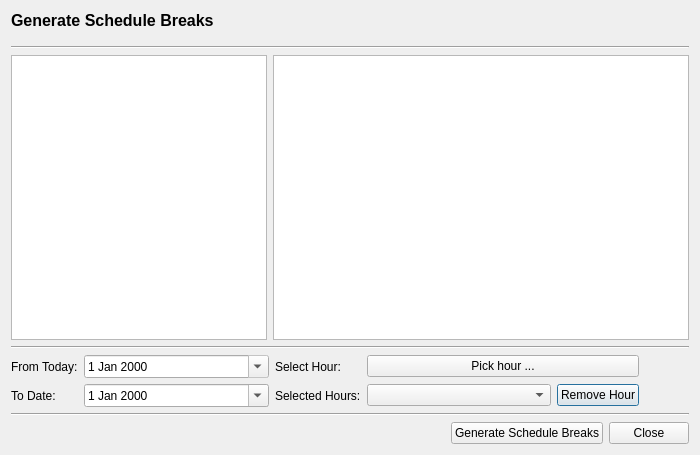
<?xml version="1.0" encoding="UTF-8"?>
<ui version="4.0">
 <class>BreakCreateForm</class>
 <widget class="QDialog" name="BreakCreateForm">
  <property name="geometry">
   <rect>
    <x>0</x>
    <y>0</y>
    <width>700</width>
    <height>455</height>
   </rect>
  </property>
  <property name="minimumSize">
   <size>
    <width>700</width>
    <height>455</height>
   </size>
  </property>
  <property name="windowTitle">
   <string>Dialog</string>
  </property>
  <layout class="QVBoxLayout" name="verticalLayout_3">
   <item>
    <layout class="QHBoxLayout" name="horizontalLayout">
     <property name="bottomMargin">
      <number>10</number>
     </property>
     <item>
      <widget class="QLabel" name="label">
       <property name="font">
        <font>
         <pointsize>12</pointsize>
         <bold>true</bold>
        </font>
       </property>
       <property name="text">
        <string>Generate Schedule Breaks</string>
       </property>
       <property name="textFormat">
        <enum>Qt::RichText</enum>
       </property>
      </widget>
     </item>
    </layout>
   </item>
   <item>
    <widget class="Line" name="line">
     <property name="orientation">
      <enum>Qt::Horizontal</enum>
     </property>
    </widget>
   </item>
   <item>
    <layout class="QGridLayout" name="gridLayout" columnstretch="0,1">
     <item row="0" column="0">
      <layout class="QVBoxLayout" name="verticalLayout">
       <item>
        <widget class="QTableView" name="tvBreakLayouts"/>
       </item>
      </layout>
     </item>
     <item row="0" column="1">
      <layout class="QVBoxLayout" name="verticalLayout_2">
       <item>
        <widget class="QTableView" name="tvBreakLines"/>
       </item>
      </layout>
     </item>
    </layout>
   </item>
   <item>
    <widget class="Line" name="line_3">
     <property name="orientation">
      <enum>Qt::Horizontal</enum>
     </property>
    </widget>
   </item>
   <item>
    <layout class="QGridLayout" name="gridLayout_2" columnstretch="0,1,0,1,0,0">
     <item row="0" column="1">
      <widget class="QDateEdit" name="dtFrom">
       <property name="readOnly">
        <bool>true</bool>
       </property>
       <property name="calendarPopup">
        <bool>true</bool>
       </property>
      </widget>
     </item>
     <item row="0" column="2">
      <widget class="QLabel" name="label_2">
       <property name="text">
        <string>Select Hour:</string>
       </property>
      </widget>
     </item>
     <item row="1" column="1">
      <widget class="QDateEdit" name="dtTo">
       <property name="calendarPopup">
        <bool>true</bool>
       </property>
      </widget>
     </item>
     <item row="1" column="2">
      <widget class="QLabel" name="label_5">
       <property name="text">
        <string>Selected Hours:</string>
       </property>
      </widget>
     </item>
     <item row="0" column="0">
      <widget class="QLabel" name="label_3">
       <property name="text">
        <string>From Today:</string>
       </property>
      </widget>
     </item>
     <item row="1" column="3">
      <widget class="QComboBox" name="cbSelectedHours"/>
     </item>
     <item row="1" column="0">
      <widget class="QLabel" name="label_4">
       <property name="text">
        <string>To Date:</string>
       </property>
      </widget>
     </item>
     <item row="1" column="4">
      <widget class="QPushButton" name="btnRemoveHour">
       <property name="text">
        <string>Remove Hour</string>
       </property>
      </widget>
     </item>
     <item row="0" column="5">
      <spacer name="horizontalSpacer_2">
       <property name="orientation">
        <enum>Qt::Horizontal</enum>
       </property>
       <property name="sizeType">
        <enum>QSizePolicy::Fixed</enum>
       </property>
       <property name="sizeHint" stdset="0">
        <size>
         <width>50</width>
         <height>20</height>
        </size>
       </property>
      </spacer>
     </item>
     <item row="0" column="3" colspan="2">
      <widget class="QPushButton" name="btnAddHour">
       <property name="text">
        <string>Pick hour ...</string>
       </property>
      </widget>
     </item>
    </layout>
   </item>
   <item>
    <widget class="Line" name="line_2">
     <property name="orientation">
      <enum>Qt::Horizontal</enum>
     </property>
    </widget>
   </item>
   <item>
    <layout class="QHBoxLayout" name="horizontalLayout_4">
     <item>
      <spacer name="horizontalSpacer">
       <property name="orientation">
        <enum>Qt::Horizontal</enum>
       </property>
       <property name="sizeHint" stdset="0">
        <size>
         <width>40</width>
         <height>20</height>
        </size>
       </property>
      </spacer>
     </item>
     <item>
      <widget class="QPushButton" name="btnCreate">
       <property name="text">
        <string>Generate Schedule Breaks</string>
       </property>
      </widget>
     </item>
     <item>
      <widget class="QPushButton" name="btnCancel">
       <property name="text">
        <string>Close</string>
       </property>
      </widget>
     </item>
    </layout>
   </item>
  </layout>
 </widget>
 <resources/>
 <connections/>
</ui>
